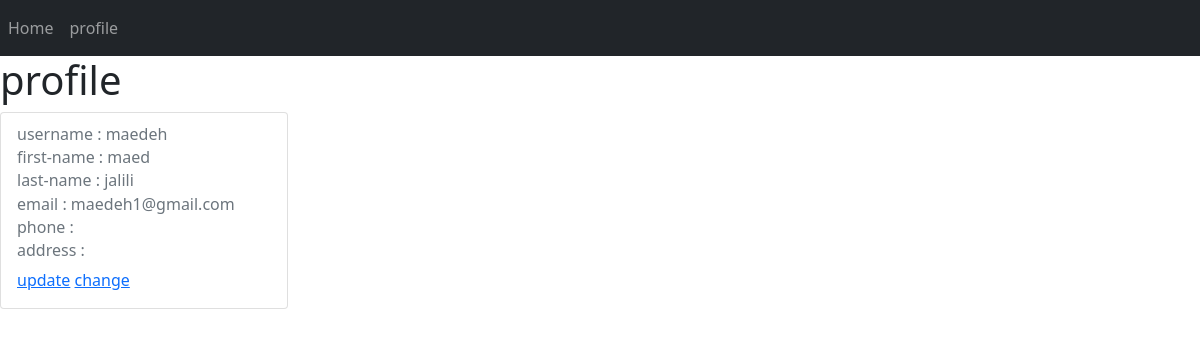
Page /accounts/profile/ (signed in) on the committed database.
### accounts/models.py (models this page shows, shortened)
class Profile(models.Model):
    user = models.OneToOneField(User,on_delete=models.CASCADE)
    phone =models.IntegerField(null=True,blank=True)
    address=models.CharField(max_length=300,null=True,blank=True)

### accounts/views.py (the view)
# urls.py: path('profile/',views.user_profile,name='profile'),
@login_required(login_url='accounts:login')
def user_profile(request):
    profile=Profile.objects.get(user_id=request.user.id)
    return render(request,'accounts/profile.html',{'profile':profile})

### accounts/templates/accounts/profile.html (shortened to what this page needs)
{% extends 'base.html' %}
{% block body %}
<h1>profile</h1>
<div class="card" style="width: 18rem;">
  <div class="card-body">
    <h6 class="card-subtitle mb-2 text-muted">username : {{ profile.user.username }}</h6>
<h6 class="card-subtitle mb-2 text-muted">first-name : {{ profile.user.first_name }}</h6>
      <h6 class="card-subtitle mb-2 text-muted">last-name : {{ profile.user.last_name }}</h6>
      <h6 class="card-subtitle mb-2 text-muted">email : {{ profile.user.email }}</h6>
      <h6 class="card-subtitle mb-2 text-muted">phone : {{ profile.user.phone }}</h6>
      <h6 class="card-subtitle mb-2 text-muted">address : {{ profile.user.address }}</h6>
   <a href="{% url 'accounts:update' %}">update</a>
    <a href="{% url 'accounts:change' %}">change</a>
  </div>
</div>
{% endblock %}

### rows in the picture
Profile: user.username "maedeh", user.first_name "maed", user.last_name "jalili", user.email "maedeh1@gmail.com"
